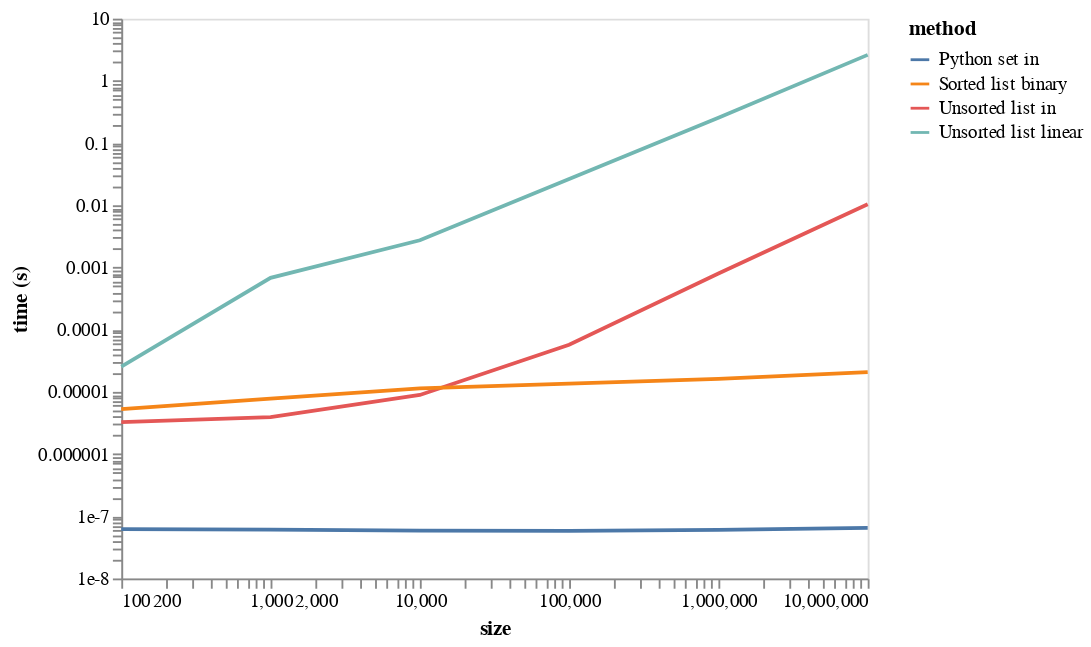

The notebook cell saved with this chart:
### Markdown cell above
Reading runtimes from a table: what happens of $N$ becomes $10N$?

- Linear: time $T$ goes up to $10T$
- Logarithmic: time $T$ goes up to $T+\Delta T$
- Constant: time $T$ stays about the same

### Code cell
df_long = pd.melt(df, id_vars="size", var_name="method", value_name="time (s)")

alt.Chart(df_long).mark_line().encode(
    alt.X('size', scale=alt.Scale(type='log')),
    alt.Y('time (s)', scale=alt.Scale(type='log')),
    color='method'
).configure_axis(grid=False)

### Figure 1 — Vega-Lite specification as saved in the notebook (floating-point values rounded to 4 significant figures)
{"$schema": "https://vega.github.io/schema/vega-lite/v3.4.0.json", "config": {"axis": {"grid": false}, "mark": {"tooltip": null}, "view": {"height": 300, "width": 400}}, "data": {"name": "data-27f0b02770f639853858a8db87483919"}, "datasets": {"data-27f0b02770f639853858a8db87483919": [{"method": "Unsorted list linear", "size": 100, "time (s)": 2.543e-05}, {"method": "Unsorted list linear", "size": 1000, "time (s)": 0.0006808}, {"method": "Unsorted list linear", "size": 10000, "time (s)": 0.002732}, {"method": "Unsorted list linear", "size": 100000, "time (s)": 0.02653}, {"method": "Unsorted list linear", "size": 1000000, "time (s)": 0.2548}, {"method": "Unsorted list linear", "size": 10000000, "time (s)": 2.616}, {"method": "Unsorted list in", "size": 100, "time (s)": 3.269e-06}, {"method": "Unsorted list in", "size": 1000, "time (s)": 3.918e-06}, {"method": "Unsorted list in", "size": 10000, "time (s)": 8.92e-06}, {"method": "Unsorted list in", "size": 100000, "time (s)": 5.715e-05}, {"method": "Unsorted list in", "size": 1000000, "time (s)": 0.0008001}, {"method": "Unsorted list in", "size": 10000000, "time (s)": 0.01037}, {"method": "Sorted list binary", "size": 100, "time (s)": 5.274e-06}, {"method": "Sorted list binary", "size": 1000, "time (s)": 7.77e-06}, {"method": "Sorted list binary", "size": 10000, "time (s)": 1.14e-05}, {"method": "Sorted list binary", "size": 100000, "time (s)": 1.359e-05}, {"method": "Sorted list binary", "size": 1000000, "time (s)": 1.616e-05}, {"method": "Sorted list binary", "size": 10000000, "time (s)": 2.084e-05}, {"method": "Python set in", "size": 100, "time (s)": 6.219e-08}, {"method": "Python set in", "size": 1000, "time (s)": 6.099e-08}, {"method": "Python set in", "size": 10000, "time (s)": 5.861e-08}, {"method": "Python set in", "size": 100000, "time (s)": 5.829e-08}, {"method": "Python set in", "size": 1000000, "time (s)": 6.033e-08}, {"method": "Python set in", "size": 10000000, "time (s)": 6.519e-08}]}, "encoding": {"color": {"field": "method", "type": "nominal"}, "x": {"field": "size", "scale": {"type": "log"}, "type": "quantitative"}, "y": {"field": "time (s)", "scale": {"type": "log"}, "type": "quantitative"}}, "mark": "line"}
